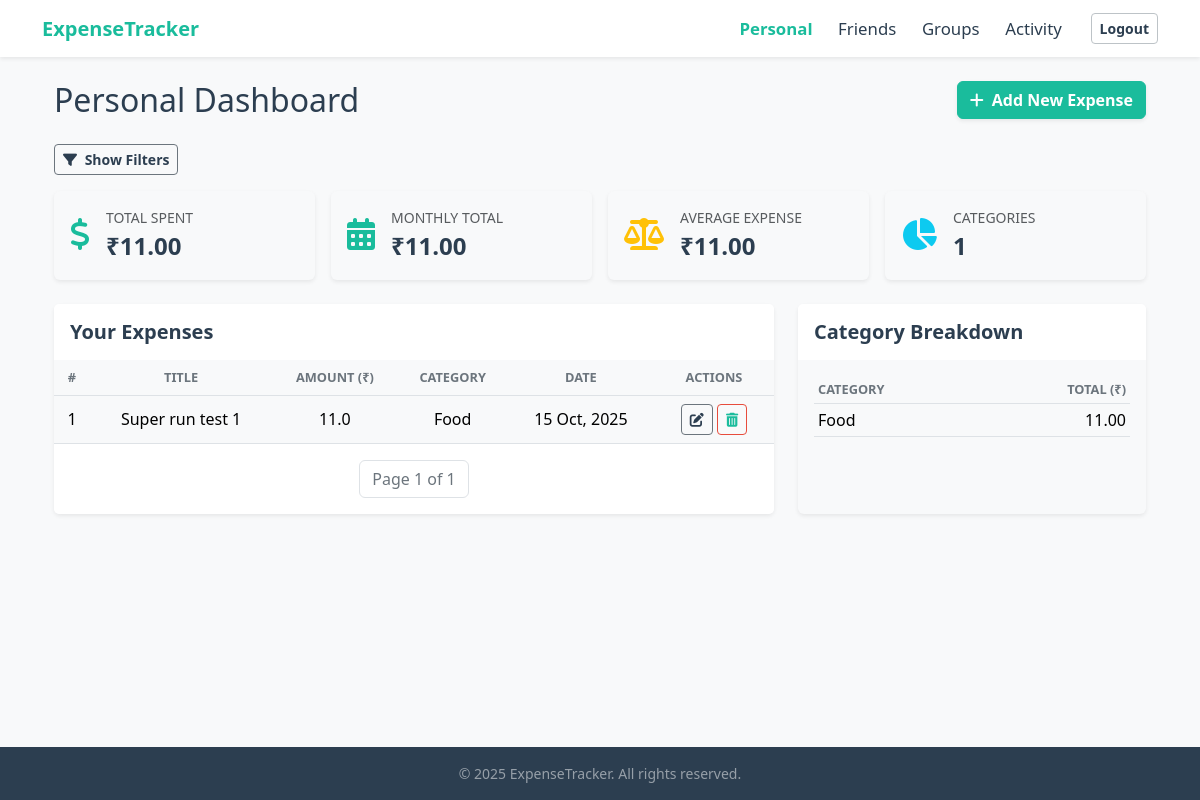
The page /tracker/personal/ (signed in) on the database its author committed.
### tracker/models.py (models this page shows, shortened)
class Expense(models.Model):
    user = models.ForeignKey(UserRegistration, on_delete=models.CASCADE)
    title = models.CharField(max_length=200)
    amount = models.FloatField()
    category = models.CharField(max_length=50)
    date = models.DateField()

### tracker/views.py (the view)
# urls.py: path('personal/', views.personal_dashboard, name='personal_dashboard'),
@never_cache
def personal_dashboard(request):
    user_id = request.session.get('user_id')
    if 'username' not in request.session:
        messages.error(request, "Please log in to access this page.")
        return redirect('login')
    expenses = Expense.objects.filter(user_id=request.session['user_id']).order_by('-date')
    search_query = request.GET.get('search', '')
    category_filter = request.GET.get('category', '')
    sort_by = request.GET.get('sort_by', '')
    if search_query:
        expenses = expenses.filter(title__icontains=search_query)
    if category_filter:
        expenses = expenses.filter(category=category_filter)
    if sort_by == 'amount_asc':
        expenses = expenses.order_by('amount')
    elif sort_by == 'amount_desc':
        expenses = expenses.order_by('-amount')
    else:
        expenses = expenses.order_by('-date')  # Default sorting by date descending
    total_spent = expenses.aggregate(total = Sum('amount'))['total'] or 0
    avg_spent = expenses.aggregate(avg=Avg('amount'))['avg'] or 0
    current_month = datetime.now().month
    current_year = datetime.now().year
    monthly_expenses = expenses.filter(date__month =current_month, date__year=current_year)
    monthly_total = monthly_expenses.aggregate(total=Sum('amount'))['total'] or 0
    category_totals = expenses.values('category').annotate(total=Sum('amount')).order_by('-total')
    paginator = Paginator(expenses, 3) # Show 7 expenses per page
    page_number = request.GET.get('page')
    expenses_page_obj = paginator.get_page(page_number)
    context = {
        'expenses_page_obj': expenses_page_obj,
        'username': request.session.get('username'),
        'total_spent': total_spent,
        'avg_spent': avg_spent,
        'monthly_total': monthly_total,
        'category_totals': category_totals,
        'search_query': search_query,
        'category_filter': category_filter,
        'sort_by': sort_by,
    }
    return render(request, 'tracker/personal.html', context)

### tracker/templates/tracker/personal.html (shortened to what this page needs)
{% extends 'tracker/base.html' %}
{% load static %}
{% block content %}
<link rel="stylesheet" href="{% static 'tracker/css/custom.css' %}">
<div class="container py-4">
    <div class="d-flex justify-content-between align-items-center mb-4">
        <h2 class="mb-0 fw-light">Personal Dashboard</h2>
        <a href="{% url 'add_expense' %}" class="btn btn-primary shadow-sm">
            <i class="fas fa-plus me-1"></i> Add New Expense
        </a>
    </div>
    <button class="btn btn-outline-secondary btn-sm mb-3" type="button" data-bs-toggle="collapse" data-bs-target="#filterCollapse" aria-expanded="false" aria-controls="filterCollapse">
        <i class="fas fa-filter me-1"></i> Show Filters
    </button>
    <div class="row row-cols-1 row-cols-md-2 row-cols-lg-4 g-3 mb-4">
        <div class="col">
            <div class="card h-100 shadow-sm border-0">
                <div class="card-body d-flex align-items-center">
                    <div class="me-3"><i class="fas fa-dollar-sign fa-2x text-primary"></i></div>
                    <div>
                        <div class="text-muted small text-uppercase">Total Spent</div>
                        <div class="fs-4 fw-bold">₹{{ total_spent|floatformat:2 }}</div>
                    </div>
                </div>
            </div>
        </div>
        <div class="col">
            <div class="card h-100 shadow-sm border-0">
                <div class="card-body d-flex align-items-center">
                    <div class="me-3"><i class="fas fa-calendar-alt fa-2x text-success"></i></div>
                    <div>
                        <div class="text-muted small text-uppercase">Monthly Total</div>
                        <div class="fs-4 fw-bold">₹{{ monthly_total|floatformat:2 }}</div>
                    </div>
                </div>
            </div>
        </div>
        <div class="col">
            <div class="card h-100 shadow-sm border-0">
                <div class="card-body d-flex align-items-center">
                    <div class="me-3"><i class="fas fa-balance-scale fa-2x text-warning"></i></div>
                    <div>
                        <div class="text-muted small text-uppercase">Average Expense</div>
                        <div class="fs-4 fw-bold">₹{{ avg_spent|floatformat:2 }}</div>
                    </div>
                </div>
            </div>
        </div>
        <div class="col">
            <div class="card h-100 shadow-sm border-0">
                <div class="card-body d-flex align-items-center">
                    <div class="me-3"><i class="fas fa-chart-pie fa-2x text-info"></i></div>
                    <div>
                        <div class="text-muted small text-uppercase">Categories</div>
                        <div class="fs-4 fw-bold">{{ category_totals|length }}</div>
                    </div>
                </div>
            </div>
        </div>
    </div>
    <div class="row g-4">
        <div class="col-lg-8">
            <div class="card shadow-sm border-0 h-100">
                <div class="card-header bg-white border-0 py-3"><h5 class="mb-0">Your Expenses</h5></div>
                <div class="card-body p-0">
                    <div class="table-responsive">
                        <table class="table table-hover align-middle mb-0">
                            <thead class="text-center">
                                <tr>
                                    <th style="width: 5%;">#</th>
                                    <th>Title</th>
                                    <th>Amount (₹)</th>
                                    <th>Category</th>
                                    <th>Date</th>
                                    <th style="width: 120px;">Actions</th>
                                </tr>
                            </thead>
                            <tbody>
                                {% if expenses_page_obj %}
                                    {% for expense in expenses_page_obj %}
                                        <tr class="text-center">
                                            <td>{{ expenses_page_obj.start_index|add:forloop.counter0 }}</td>
                                            <td>{{ expense.title }}</td>
                                            <td>{{ expense.amount }}</td>
                                            <td>{{ expense.category }}</td>
                                            <td>{{ expense.date|date:"d M, Y" }}</td>
                                            <td>
                                                <a href="{% url 'edit_expense' expense.id %}" class="btn btn-sm btn-outline-secondary"><i class="fas fa-edit"></i></a>
                                                <a href="{% url 'delete_expense' expense.id %}" class="btn btn-sm btn-outline-danger"><i class="fas fa-trash-alt"></i></a>
                                            </td>
                                        </tr>
                                    {% endfor %}
                                {% else %}
                                    <tr>
                                        <td colspan="6" class="text-center py-5">No expenses found. Add one!</td>
                                    </tr>
                                {% endif %}
                            </tbody>
                        </table>
                    </div>
                </div>
                <div class="card-footer bg-white border-0 py-3">
                    <nav aria-label="Expenses navigation">
                        <ul class="pagination justify-content-center mb-0">
                            <li class="page-item disabled">
                                <span class="page-link">
                                    Page {{ expenses_page_obj.number }} of {{ expenses_page_obj.paginator.num_pages }}
                                </span>
                            </li>
                        </ul>
                    </nav>
                </div>
            </div>
        </div>
        <div class="col-lg-4">
            <div class="card shadow-sm border-0 h-100">
                <div class="card-header bg-white border-0 py-3"><h5 class="mb-0">Category Breakdown</h5></div>
                <div class="card-body">
                    <table class="table table-sm align-middle">
                        <thead>
                            <tr>
                                <th>Category</th>
                                <th class="text-end">Total (₹)</th>
                            </tr>
                        </thead>
                        <tbody>
                            {% for cat in category_totals %}
                                <tr>
                                    <td>{{ cat.category }}</td>
                                    <td class="text-end">{{ cat.total|floatformat:2 }}</td>
                                </tr>
                            {% empty %}
                                <tr>
                                    <td colspan="2" class="text-center py-4">No expenses yet!</td>
                                </tr>
                            {% endfor %}
                        </tbody>
                    </table>
                </div>
            </div>
        </div>
    </div>
</div>
{% endblock %}

### tracker/static/tracker/css/custom.css (style rules this page uses)
:root { --bs-primary: #1ABC9C !important; --bs-primary-rgb: 26, 188, 156 !important; --bs-primary-darker: #16a085; --bs-danger: #E74C3C; --bs-danger-rgb: 231, 76, 60; --bs-danger-darker: #c0392b; --bs-success: #1ABC9C !important; --bs-success-rgb: 26, 188, 156 !important; --bs-info: #3498db; --bs-warning: #f39c12; --bs-body-color: #2C3E50; --bs-body-bg: #F8F9FA; --bs-light: #F8F9FA; --bs-light-rgb: 248, 249, 250; --bs-dark: #2C3E50; --bs-dark-rgb: 44, 62, 80; --bs-white: #FFFFFF; --bs-white-rgb: 255, 255, 255; --bs-card-border-color: transparent; --bs-card-bg: #FFFFFF; --bs-secondary-text-emphasis: #555; --bs-link-color: var(--bs-primary); --bs-link-hover-color: var(--bs-primary-darker); }
body { color: var(--bs-body-color); background-color: var(--bs-body-bg); }
h1, h2, h3, h4, h5, h6 { color: var(--bs-body-color); font-weight: 600; }
a { color: var(--bs-link-color); text-decoration: none; }
.btn { --bs-btn-color: var(--bs-white); --bs-btn-hover-color: var(--bs-white); --bs-btn-active-color: var(--bs-white); --bs-btn-font-weight: 600; }
.btn-primary { --bs-btn-bg: var(--bs-primary); --bs-btn-border-color: var(--bs-primary); --bs-btn-hover-bg: var(--bs-primary-darker); --bs-btn-hover-border-color: var(--bs-primary-darker); --bs-btn-color: #fff; --bs-btn-hover-color: #fff; }
.btn-outline-secondary { --bs-btn-color: var(--bs-body-color, #2C3E50); --bs-btn-border-color: var(--bs-secondary, #BDC3C7); --bs-btn-hover-color: var(--bs-body-color, #2C3E50); --bs-btn-hover-bg: #e9ecef; --bs-btn-hover-border-color: var(--bs-secondary, #BDC3C7); color: var(--bs-body-color, #2C3E50) !important; }
.btn-outline-danger { --bs-btn-color: var(--bs-danger); --bs-btn-border-color: var(--bs-danger); --bs-btn-hover-bg: var(--bs-danger); --bs-btn-hover-border-color: var(--bs-danger); --bs-btn-hover-color: #fff; }
.card-body a { color: var(--bs-primary); }
.card .pagination .page-link, .container .pagination .page-link { color: var(--bs-primary) !important; border-color: #dee2e6 !important; background-color: var(--bs-white) !important; box-shadow: none !important; }
.card .pagination .page-item.disabled .page-link, .container .pagination .page-item.disabled .page-link { color: #6c757d !important; background-color: var(--bs-white) !important; border-color: #dee2e6 !important; }
.table thead th { color: #6c757d; font-size: 0.8rem; text-transform: uppercase; border-bottom: 1px solid #dee2e6; font-weight: 600; }

### rows shown on the page
Expense: start_index|add "1", title "Super run test 1", amount "11.0", category "Food", date "15 Oct, 2025", total "11.00"

### other values the page prints
{{ total_spent|floatformat:2 }} "11.00"
{{ monthly_total|floatformat:2 }} "11.00"
{{ avg_spent|floatformat:2 }} "11.00"
{{ category_totals|length }} "1"
{{ expenses_page_obj.number }} "1"
{{ expenses_page_obj.paginator.num_pages }} "1"
